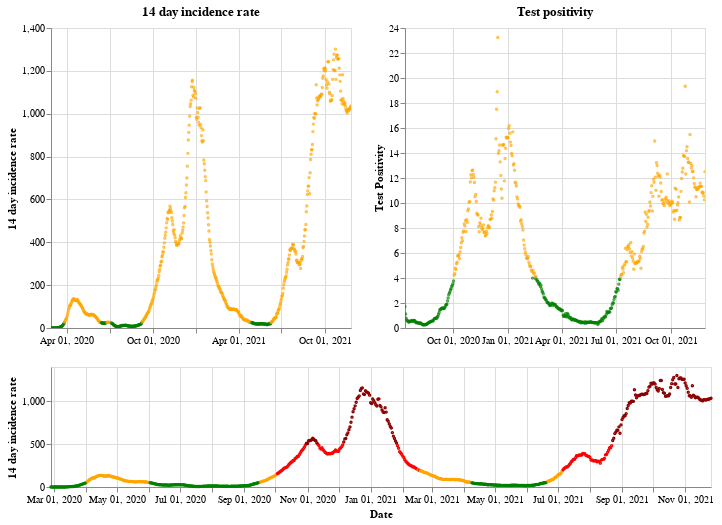

Write notebook code for a chart like this one.
### Markdown cell above
## Wales

### Code cell
plot_traffic_light('Wales')

### Figure 1 — Vega-Lite specification as saved in the notebook (floating-point values rounded to 4 significant figures; data arrays with more than 128 entries replaced by an {"elided": "..."} marker saying what was removed)
{"config": {"view": {"continuousWidth": 400, "continuousHeight": 300}}, "vconcat": [{"hconcat": [{"mark": {"type": "point", "size": 2}, "encoding": {"color": {"condition": {"value": "green", "test": "(datum.twoWeeklyCasesRate <= 25)"}, "value": "orange"}, "tooltip": [{"type": "nominal", "field": "areaName"}, {"type": "temporal", "field": "date"}, {"type": "quantitative", "field": "twoWeeklyCasesRate"}, {"type": "quantitative", "field": "testPositivity"}], "x": {"type": "temporal", "axis": {"title": ""}, "field": "date", "scale": {"domain": {"selection": "DateBrush"}}, "timeUnit": "yearmonthdate"}, "y": {"type": "quantitative", "axis": {"title": "14 day incidence rate"}, "field": "twoWeeklyCasesRate"}}, "title": "14 day incidence rate", "width": 300}, {"mark": {"type": "point", "size": 2}, "encoding": {"color": {"condition": {"value": "green", "test": "(datum.testPositivity <= 4)"}, "value": "orange"}, "tooltip": [{"type": "nominal", "field": "areaName"}, {"type": "temporal", "field": "date"}, {"type": "quantitative", "field": "twoWeeklyCasesRate"}, {"type": "quantitative", "field": "testPositivity"}], "x": {"type": "temporal", "axis": {"title": ""}, "field": "date", "scale": {"domain": {"selection": "DateBrush"}}, "timeUnit": "yearmonthdate"}, "y": {"type": "quantitative", "axis": {"title": "Test Positivity"}, "field": "testPositivity"}}, "title": "Test positivity", "width": 300}]}, {"layer": [{"mark": {"type": "point", "size": 2}, "encoding": {"color": {"condition": {"value": "orange", "test": "(((datum.testPositivity < 4) && (datum.twoWeeklyCasesRate >= 50)) && (datum.twoWeeklyCasesRate < 200))"}, "value": "red"}, "opacity": {"condition": {"value": 1, "test": "((datum.twoWeeklyCasesRate >= 50) && (datum.twoWeeklyCasesRate < 500))"}, "value": 0}, "tooltip": [{"type": "nominal", "field": "areaName"}, {"type": "temporal", "field": "date"}, {"type": "quantitative", "field": "twoWeeklyCasesRate"}, {"type": "quantitative", "field": "testPositivity"}], "x": {"type": "temporal", "axis": {"title": "Date"}, "field": "date", "timeUnit": "yearmonthdate"}, "y": {"type": "quantitative", "axis": {"title": "14 day incidence rate"}, "field": "twoWeeklyCasesRate"}}, "selection": {"DateBrush": {"type": "interval", "encodings": ["x"], "fields": ["Time"]}}}, {"mark": {"type": "point", "size": 2}, "encoding": {"color": {"value": "darkred"}, "opacity": {"condition": {"value": 1, "test": "(datum.twoWeeklyCasesRate >= 500)"}, "value": 0}, "tooltip": [{"type": "nominal", "field": "areaName"}, {"type": "temporal", "field": "date"}, {"type": "quantitative", "field": "twoWeeklyCasesRate"}, {"type": "quantitative", "field": "testPositivity"}], "x": {"type": "temporal", "axis": {"title": "Date"}, "field": "date", "timeUnit": "yearmonthdate"}, "y": {"type": "quantitative", "axis": {"title": "14 day incidence rate"}, "field": "twoWeeklyCasesRate"}}}, {"mark": {"type": "point", "size": 2}, "encoding": {"color": {"condition": {"value": "green", "test": "((datum.testPositivity < 4) && (datum.twoWeeklyCasesRate < 50))"}, "value": "orange"}, "opacity": {"condition": {"value": 1, "test": "(datum.twoWeeklyCasesRate < 50)"}, "value": 0}, "tooltip": [{"type": "nominal", "field": "areaName"}, {"type": "temporal", "field": "date"}, {"type": "quantitative", "field": "twoWeeklyCasesRate"}, {"type": "quantitative", "field": "testPositivity"}], "x": {"type": "temporal", "axis": {"title": "Date"}, "field": "date", "timeUnit": "yearmonthdate"}, "y": {"type": "quantitative", "axis": {"title": "14 day incidence rate"}, "field": "twoWeeklyCasesRate"}}}], "height": 120, "width": 660}], "data": {"name": "data-403737840a664eaf2b52d0b729a42f1d"}, "$schema": "https://vega.github.io/schema/vega-lite/v4.8.1.json", "datasets": {"data-403737840a664eaf2b52d0b729a42f1d": {"elided": "639 records"}}}
